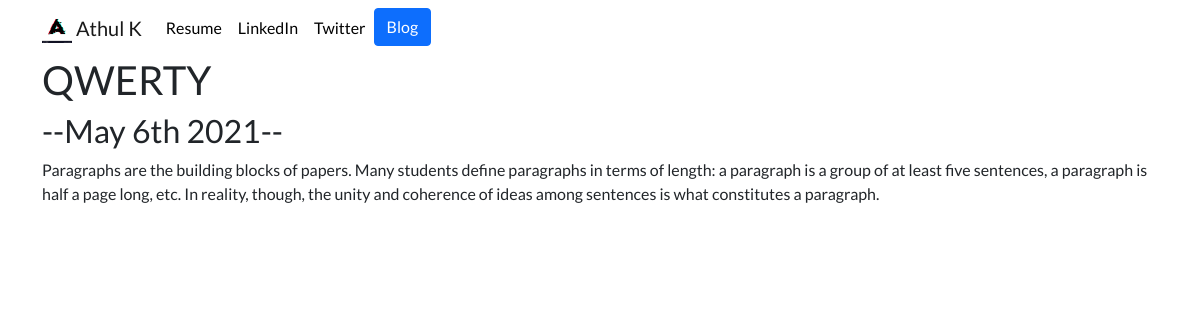
Page /blog/7/ on the committed database.
### blog/models.py (models this page shows, shortened)
class blog(models.Model):
    title = models.CharField(max_length=200)
    description = models.TextField()
    date=models.DateField()

### blog/views.py (the view)
# urls.py: path('<int:blog_id>/', views.detail,name='detail'),
def detail(request, blog_id):
    blogs=get_object_or_404(blog, pk=blog_id)
    return render(request,'blog/detail.html',{'blogs':blogs})

### blog/templates/blog/detail.html
{% extends 'portfolio/base.html' %}
{% block content %}<h1>{{ blogs.title }}</h1>
<h2>--{{ blogs.date|date:'F jS Y' }}--</h2>
{{ blogs.description|safe }}
{% endblock %}

### portfolio/static/portfolio/custom.css (style rules this page uses)
body { font-family: 'Lato', sans-serif; }

### rows in the picture
blog: title "QWERTY", date "May 6th 2021", description "Paragraphs are the building blocks of papers. Many students define paragraphs in terms of length: a paragraph is a group of at least five sentences, a paragraph is half a page long, etc. In reality, though, the unity and coherence of ideas among sentences is what constitutes a paragraph."
